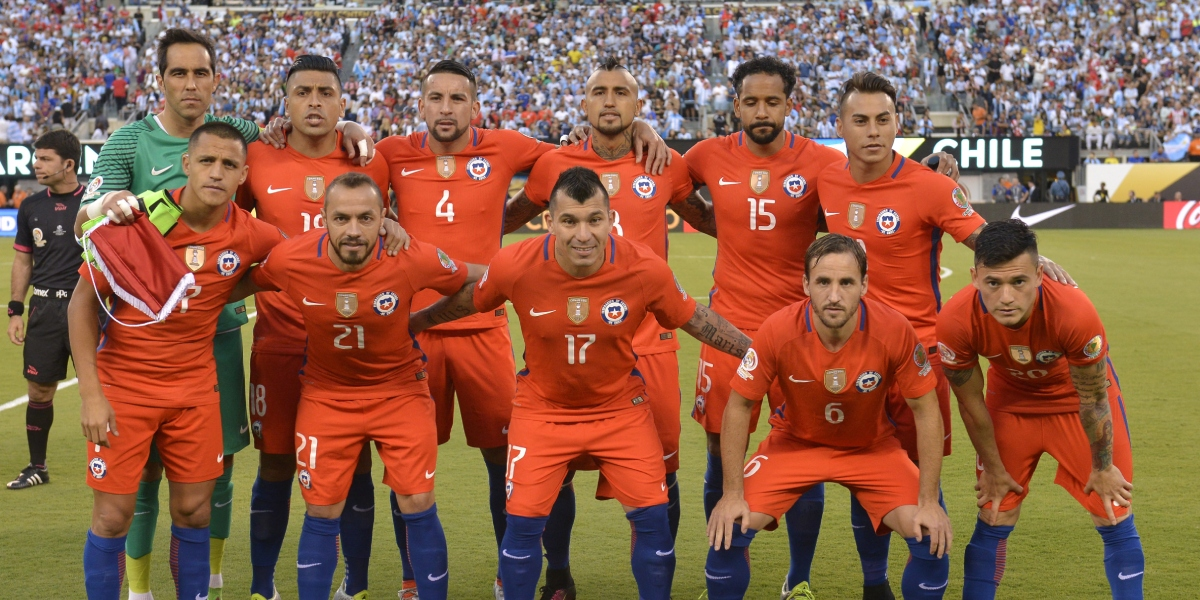
#> input picture clase13/imagen.jpg, 1200 x 600 px
$ python clase13_13_cuadrados.py
#> lines starting #> are read from the running program, lines starting #| are printed output that depends on the picture; after the words box and inside, x2 and y2 are one past the last pixel; in counts of white or black regions, pixels touching at a corner belong together
"""
👤 Detección de rostros en una imagen con Haar Cascade.

Este programa:
1. Carga 'imagen.jpg' desde el directorio actual.
2. Usa el clasificador Haar para encontrar rostros.
3. Dibuja rectángulos en los rostros detectados.
4. Muestra y guarda la imagen resultante como 'imagen_rostros.jpg'.
5. Muestra en consola cuántas personas hay en la imagen.
"""

import cv2

# Cargar la imagen
imagen = cv2.imread("imagen.jpg")
#> imagen is the input picture: shape (600, 1200, 3); mean B, G, R 72.3, 95.3, 142.1
if imagen is None:
    print("❌ No se encontró 'imagen.jpg'")
    exit()

# Convertir a escala de grises
gris = cv2.cvtColor(imagen, cv2.COLOR_BGR2GRAY)
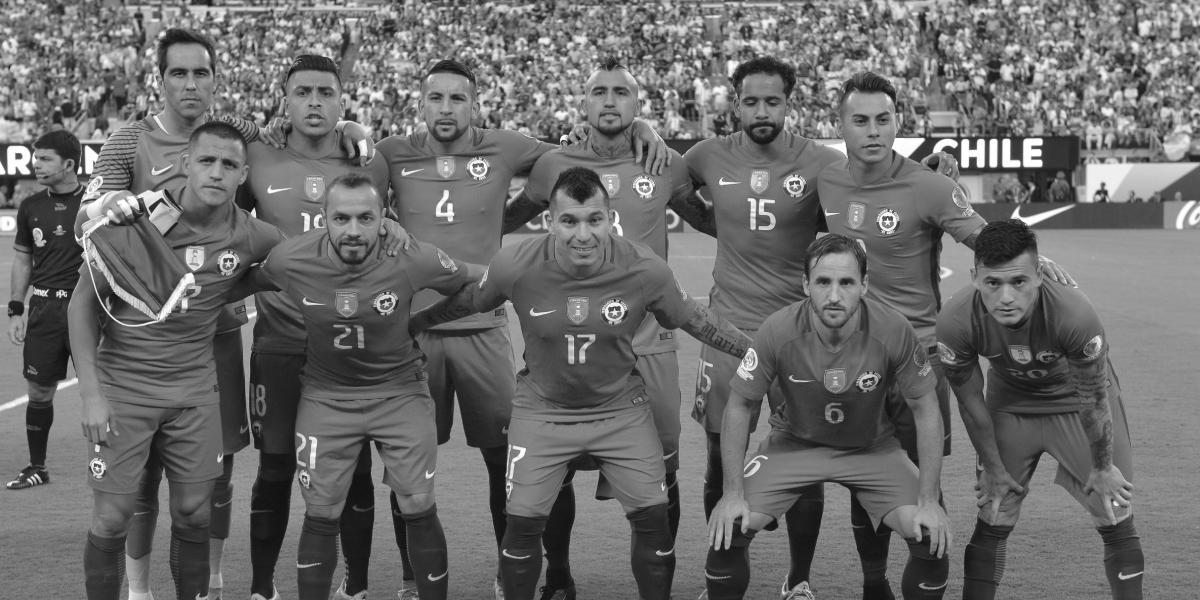
#> gris: shape (600, 1200); min 15, max 255, mean 106.6

# Cargar el clasificador Haar de rostros
clasificador = cv2.CascadeClassifier(cv2.data.haarcascades + "haarcascade_frontalface_default.xml")

# Detectar rostros
rostros = clasificador.detectMultiScale(gris, scaleFactor=1.1, minNeighbors=5)
#> rostros = [[581, 69, 59, 59], [416, 74, 62, 62], [841, 95, 63, 63], [730, 77, 66, 66], [156, 47, 68, 68], [283, 68, 63, 63], [184, 136, 69, 69], [317, 190, 74, 74], [798, 254, 74, 74], [969, 255, 74, 74], [545, 192, 76, 76]]

# Mostrar cantidad de rostros
cantidad = len(rostros)
#> cantidad = 11
print(f"✅ Se detectaron {cantidad} rostro(s) en la imagen.")
#| ✅ Se detectaron 11 rostro(s) en la imagen.

# Dibujar rectángulos en los rostros detectados
for (x, y, w, h) in rostros:
    cv2.rectangle(imagen, (x, y), (x + w, y + h), (0, 255, 0), 2)
#> this loop made 11 passes
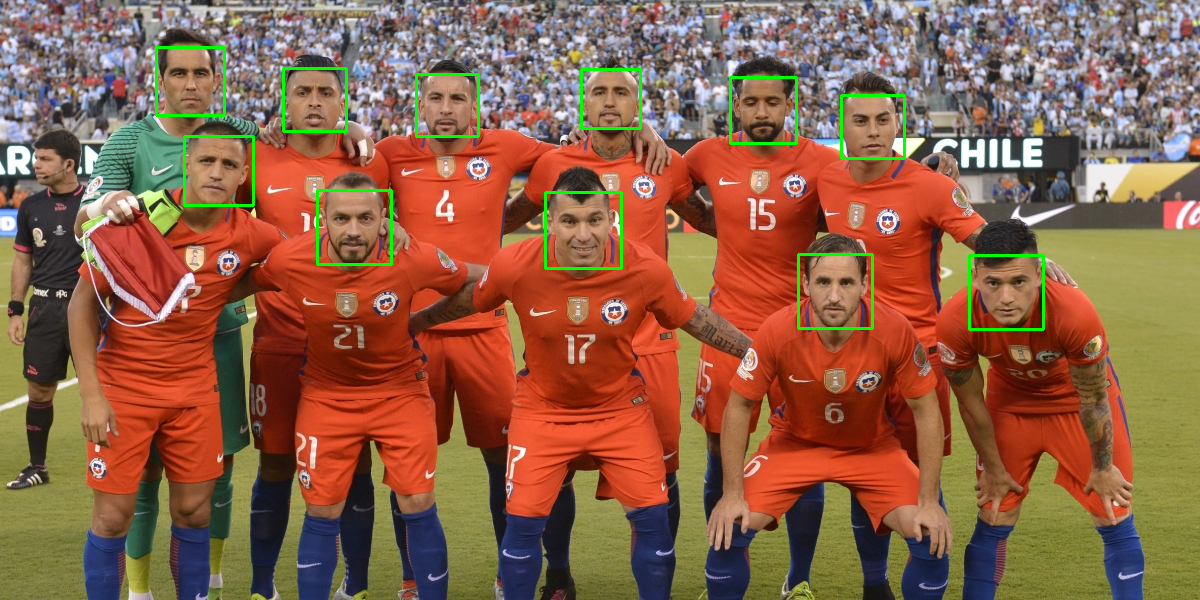
#> imagen: shape (600, 1200, 3); 1.24% of pixels changed, all inside (x1, y1, x2, y2) = (155, 46, 1045, 331)

# Guardar imagen resultante
cv2.imwrite("imagen_rostros.jpg", imagen)

# Mostrar imagen con conteo en el título
cv2.imshow(f"Rostros detectados: {cantidad}", imagen)
cv2.waitKey(0)
cv2.destroyAllWindows()
